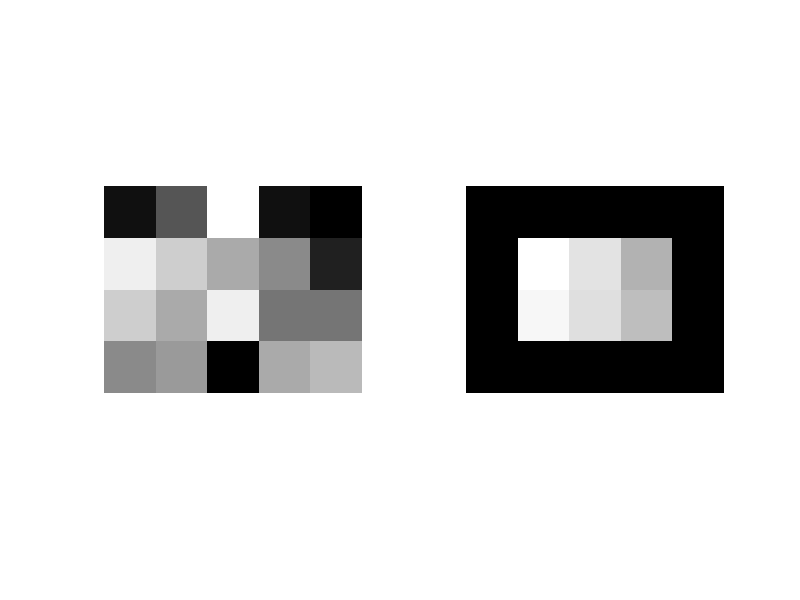

Source code (MATLAB): (Note: this script raises an error after producing the figure.)
clc
clear all
close all
S = 3;
T = 3;
f = [1,5,15,1,0;14,12,10,8,2;12,10,14,7,7;8,9,0,10,11];
[M,N] = size(f);

g = zeros(M,N);

for(m=2:1:M-1)
  for(n=2:1:N-1)
    for(s=-1:1:1)
      for(t=-1:1:1)
        g(m,n) += f(m+s, n+t);

       endfor
     endfor
  endfor
endfor


g=g/(S*T);

dif = f - g;


subplot(1,2,1);
imshow(f,[]);
subplot(1,2,2);
imshow(g,[]);
subplot(1,2,3);
imshow(dif,[]);


